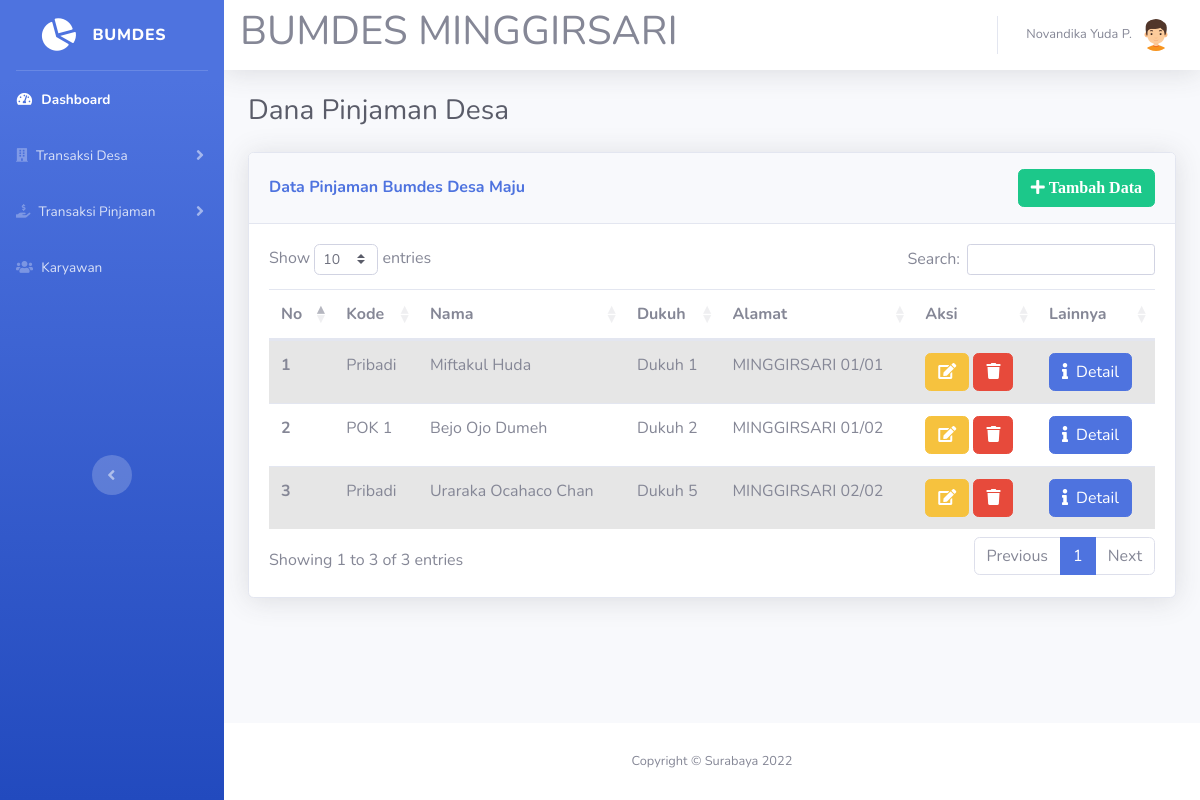
Page /pinjaman.php (signed in) on the committed database.
### tables this page shows
CREATE TABLE `anggota_pinjam` (
  `id` int(11) NOT NULL,
  `kode` varchar(20) NOT NULL,
  `nama` varchar(100) NOT NULL,
  `dukuh` varchar(80) NOT NULL,
  `alamat` varchar(255) NOT NULL
);

### pinjaman.php (the view, shortened to what this page needs)
<!DOCTYPE html>
<html lang="en">
<head>
    <link rel="stylesheet" type="text/css" href="DataTables-1.12.1/css/dataTables.bootstrap5.min.css"/>
    <link href="vendor/fontawesome-free/css/all.min.css" rel="stylesheet" type="text/css">
    <link href="css/sb-admin-2.min.css" rel="stylesheet">
</head>
<body id="page-top">
<?php
    require ('koneksi.php');
    require ('sidebar.php');
?>
    <div id="content">
        <nav class="navbar navbar-expand navbar-light bg-white topbar mb-4 static-top shadow">
            <h1>BUMDES MINGGIRSARI</h1>
    <?php require 'user.php'; ?>
        </nav>
            <div class="container-fluid">
                <div class="d-sm-flex align-items-center justify-content-between mb-4">
                    <h1 class="h3 mb-0 text-gray-800">Dana Pinjaman Desa</h1>
                </div>
                <div class="card shadow mb-4">
                    <div class="card-header py-3 d-flex flex-row align-items-center justify-content-between">
                        <h6 class="m-0 font-weight-bold text-primary">Data Pinjaman Bumdes Desa Maju</h6>
                        <button type="button" class="btn btn-success" data-toggle="modal" data-target="#myPinjamanTambah"><i class="fa fa-plus"> Tambah Data</i></button>
                    </div>
                    <div class="card-body">
                        <div class="table-responsive">
                            <table class="table table-hover table-striped w-100" id="dataTable">
                                <thead>
                                    <tr>
                                        <th>No</th>
                                        <th>Kode</th>
                                        <th>Nama</th>
                                        <th>Dukuh</th>
                                        <th>Alamat</th>
                                        <th>Aksi</th>
                                        <th>Lainnya</th>
                                    </tr>
                                </thead>
                                <tbody>
                                    <?php
                                        $no = 1;
                                        $query_peminjam = mysqli_query($koneksi, "SELECT * FROM anggota_pinjam");
                                        foreach($query_peminjam as $p):
                                    ?>
                                    <tr>
                                        <th scope="row"><?= $no++; ?></th>
                                        <td><?= $p['kode']; ?></td>
                                        <td><?= $p['nama']; ?></td>
                                        <td><?= $p['dukuh']; ?></td>
                                        <td><?= $p['alamat']; ?></td>
                                        <td>
                                            <button class="btn btn-warning" data-toggle="modal" data-target="#myPinjamanEdit<?= $p['id']; ?>"><i class="fa fa-edit"></i></button>
                                            <button class="btn btn-danger" data-id="<?= $p['id'] ?>" onclick="hapus(this)"><i class="fa fa-trash"></i></button>
                                        </td>
                                        <td>
                                            <a href="detail_anggota_pinjam.php?id_anggota_pinjam=<?= $p['id']; ?>" class="btn btn-primary"><i class="fa fa-info mr-1"></i> Detail</a>
                                        </td>
                                    </tr>
                                    <?php endforeach; ?>
                                </tbody>
                            </table>
                        </div>
                    </div>
                </div>
            </div>
        </div>
        </div>
        <?php
            $query = mysqli_query($koneksi, "SELECT a.*, b.nominal_pinjaman FROM anggota_pinjam AS a JOIN pinjaman AS b ON a.id = b.id_pinjaman");
            foreach($query as $p):
        ?>
        </div>
        <?php endforeach; ?>
    <?php require 'footer.php'?>
    </body>
</html>

### sidebar.php (shortened to what this page needs)
<div id="wrapper">
  <ul class="navbar-nav bg-gradient-primary sidebar sidebar-dark accordion" id="accordionSidebar">
    <a class="sidebar-brand d-flex align-items-center justify-content-center" href="index.php">
      <div class="sidebar-brand-icon rotate-n-15">
        <i class="fas fa-chart-pie"></i>
      </div>
      <div class="sidebar-brand-text mx-3">Bumdes</div>
    </a>
    <hr class="sidebar-divider my-0">
    <li class="nav-item active">
      <a class="nav-link" href="index.php">
        <i class="fas fa-fw fa-tachometer-alt"></i>
        <span>Dashboard</span></a>
    </li>
    <li class="nav-item">
      <a class="nav-link collapsed" href="#" data-toggle="collapse" data-target="#transaksi-desa" aria-expanded="true" aria-controls="transaksi-desa">
        <i class="fas fa-building"></i>
        <span>Transaksi Desa</span>
      </a>
    </li>
    <li class="nav-item">
      <a class="nav-link collapsed" href="#" data-toggle="collapse" data-target="#transaksi-pinjaman" aria-expanded="true" aria-controls="transaksi-pinjaman">
        <i class="fas fa-hand-holding-usd"></i>
        <span>Transaksi Pinjaman</span>
      </a>
    </li>
    <li class="nav-item">
      <a class="nav-link collapsed" href="karyawan.php">
        <i class="fas fa-fw fa-users"></i>
        <span>Karyawan</span>
      </a>
    </li>
    <div class="text-center d-none d-md-inline" style="margin-top: 10rem;">
      <button class="rounded-circle border-0" id="sidebarToggle"></button>
    </div>
  </ul>
  <div id="content-wrapper" class="d-flex flex-column">

### user.php (shortened to what this page needs)
<ul class="navbar-nav ml-auto">
  <li class="nav-item dropdown no-arrow">
    <a class="nav-link dropdown-toggle" href="#" id="userDropdown" role="button" data-toggle="dropdown" aria-haspopup="true" aria-expanded="false">
      <span class="mr-2 d-none d-lg-inline text-gray-600 small"><?=$_SESSION['nama']?></span>
      <img class="img-profile rounded-circle" src="img/boy(2).png">
    </a>
  </li>
</ul>

### footer.php
<footer class="sticky-footer bg-white">
  <div class="container my-auto">
    <div class="copyright text-center my-auto">
      <span>Copyright &copy; Surabaya 2022</span>
    </div>
  </div>
</footer>

### rows in the picture
anggota_pinjam: kode "Pribadi", nama "Miftakul Huda", dukuh "Dukuh 1", alamat "MINGGIRSARI 01/01"
anggota_pinjam: kode "POK 1", nama "Bejo Ojo Dumeh", dukuh "Dukuh 2", alamat "MINGGIRSARI 01/02"
anggota_pinjam: kode "Pribadi", nama "Uraraka Ocahaco Chan", dukuh "Dukuh 5", alamat "MINGGIRSARI 02/02"

### other values in the picture
$_SESSION['nama'] "Novandika Yuda P."
